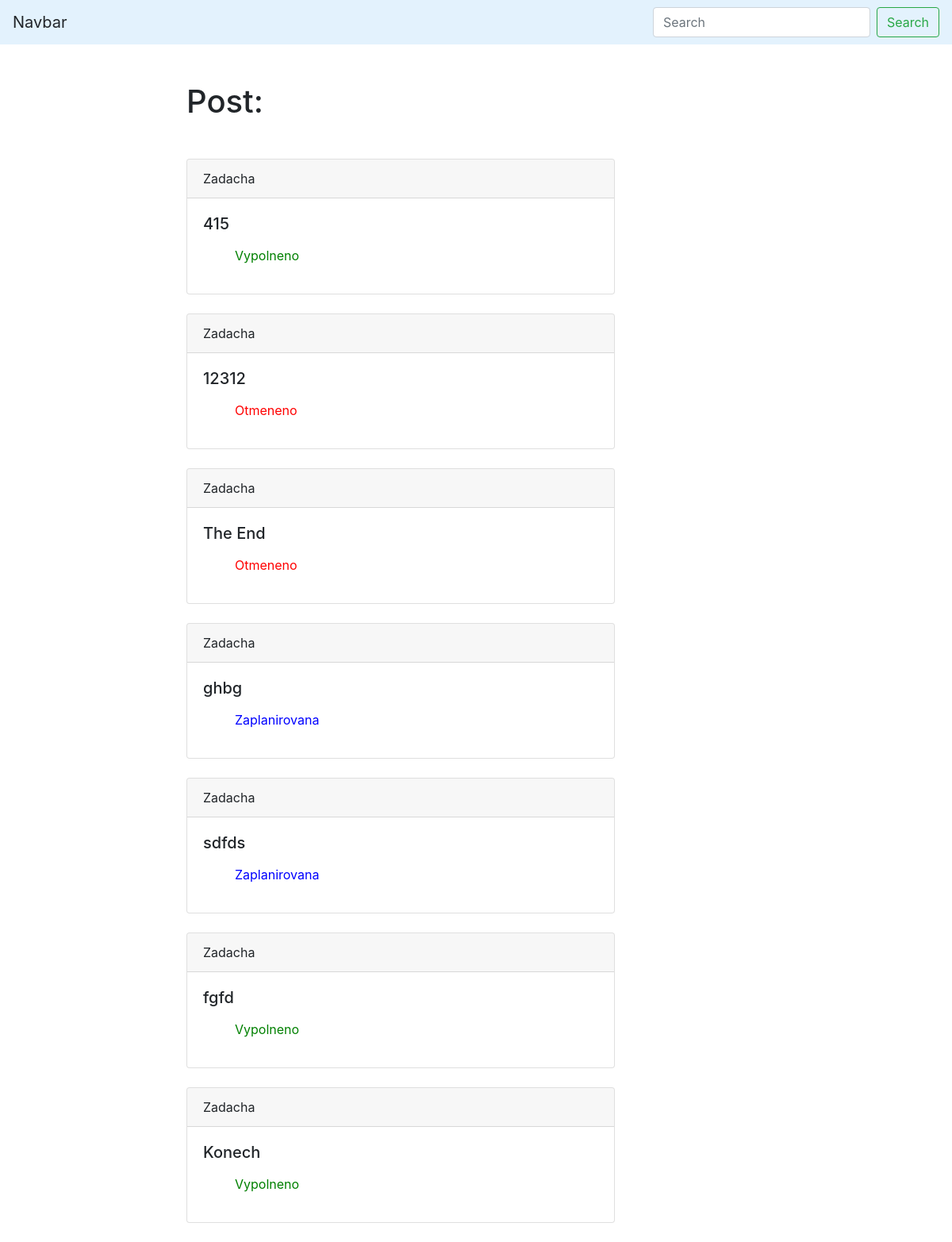
/todo/, run on the app's committed database.
### todo/models.py (models this page shows)
class Zadacha(models.Model):
	Opisanie = models.CharField(max_length=150)
	zz = 'Zaplanirovana'
	vv = 'Vypolneno'
	oo = 'Otmeneno'
	choice_status = (
			(zz,'Zaplanirovana'),
			(vv, 'Vypolneno'),
			(oo, 'Otmeneno')
		)
	status = models.CharField(max_length=100, choices = choice_status)

### todo/views.py (the view)
# urls.py: path('', post_list)
def post_list(request):
	n = Zadacha.objects.all()
	return render(request, 'todo/index.html', context={'Zadacha': n})

### todo/templates/todo/index.html (shortened to what this page needs)
{% extends 'todo/base_todo.html' %}
{% block content %}
	<h1 class="mb-5">Post: </h1>
	{% for n in Zadacha %}
		<div class="card mb-4" >
			<div class="card-header">
				Zadacha
			</div>
			<div class="card-body">
				<h5 class="card-title">{{ n.Opisanie }}</h5>
					{% if n.status == 'Zaplanirovana' %}
					<ul style="color: blue">{{ n.status }}</ul>
					{% endif %}
					{% if n.status == 'Vypolneno' %}
					<ul style="color: green">{{ n.status }}</ul>
					{% endif %}
					{% if n.status == 'Otmeneno' %}
					<ul style="color: red">{{ n.status }}</ul>
					{% endif %}
			</div>
		</div>
	{% endfor %}
{% endblock %}

### todo/templates/todo/base_todo.html
{% extends 'base.html' %}

### templates/base.html (shortened to what this page needs)
<!DOCTYPE html>
<html lang="en">
<head>
	<link rel="stylesheet" href="https://stackpath.bootstrapcdn.com/bootstrap/4.3.1/css/bootstrap.min.css">
</head>
<body>
	<nav class="navbar navbar-light" style="background-color: #e3f2fd">
	  <a class="navbar-brand">Navbar</a>
	  <form class="form-inline">
	    <input class="form-control mr-sm-2" type="search" placeholder="Search" aria-label="Search">
	    <button class="btn btn-outline-success my-2 my-sm-0" type="submit">Search</button>
	  </form>
	</nav>
	<div class="container mt-5">
		<div class="row">
			<div class="col-6 offset-md-2">
					{% block content %}{% endblock %}
			</div>
		</div>
	</div>
</body>

### data on the page
Zadacha: Opisanie "415", status "Vypolneno"
Zadacha: Opisanie "12312", status "Otmeneno"
Zadacha: Opisanie "The End", status "Otmeneno"
Zadacha: Opisanie "ghbg", status "Zaplanirovana"
Zadacha: Opisanie "sdfds", status "Zaplanirovana"
Zadacha: Opisanie "fgfd", status "Vypolneno"
Zadacha: Opisanie "Konech", status "Vypolneno"
